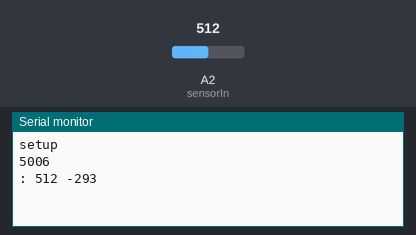
Simulated run of this sketch. Board: Arduino Leonardo, built with avr-gcc and run on an emulated ATmega32U4. On the bench: the last lines printed to the serial monitor. The inputs (shaded band) are chosen by the test bench; at power-on: A2 (sensorIn) = 512.

Above: at 1.2 s.
1.3 s: A2 (sensorIn) set to 716
At 2.18 s:
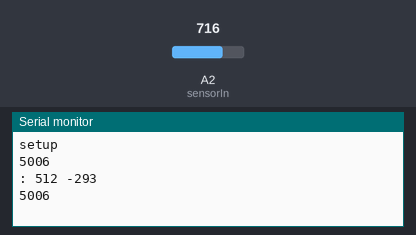
2.8 s: A2 (sensorIn) set to 900
At 5.4 s:
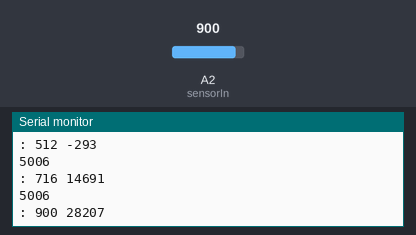
Timing chart, 0 to 6.9 s (numbered marks = the images above; inputs shaded):
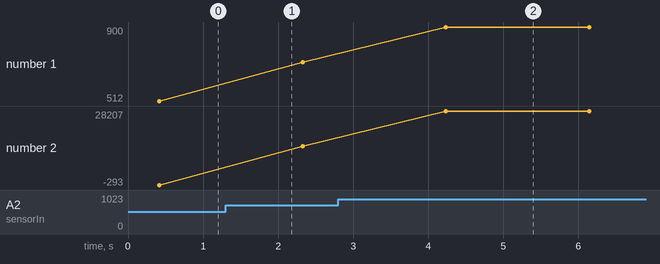

Measured:
- after the input at 2.8 s, the serial monitor: prints a new line after 1.4 s (image 2)
- plotted number 1: 512 → 716 after the input at 1.3 s, 716 → 900 after the input at 2.8 s
- plotted number 2: -293 → 14691 after the input at 1.3 s, 14691 → 28207 after the input at 2.8 s

The sketch:

Current_Examples.ino
```cpp
const int sensorIn = A2;

void setup(){
  Serial.begin(57600);
  while (!Serial) {
    ; // wait for serial port to connect. Needed for Leonardo only
  }

  Serial.println(F("setup"));
  pinMode(sensorIn, INPUT);
}

void loop(){

  Serial.println(readInternalVcc());

  //float amps = acs712AcAmps(66, sensorIn);
  // 5110mV is voltage of my MBP with Leonardo USB, 513mV (or 528?) for no load
  //int mAmps = pololuAcs715DcMilliAmps(A0, 5110, 513 /*528*/ );
  //int mAmps = acs712DcMilliAmps(A0, 66, 5110, 512 /* 510, 511 */ );
  //float amps = pololuAcs709DcAmps();
  int mAmps = pololuAcs711DcMilliAmps(A2, 5110, 516 );

  Serial.print(" ");
  Serial.println(mAmps);
  Serial.println();

//  Serial.print(amps);
//  Serial.println(" Amps ");
  delay(1500);
}

int sampleAnalogRead(int analogInputPin, int sampleSize, int delayPeriod) {
  long rawValue = 0;
  int in = 0;
  for (int i = 0; i < sampleSize; i++) {
    in = analogRead(analogInputPin);
    //Serial.print(" ");
    //Serial.print(in);
    rawValue += in;
    delay(delayPeriod);
  }
  int rawValueAvg = (long) rawValue / sampleSize;
  Serial.print(": ");
  Serial.print(rawValueAvg);
  return rawValueAvg;
}

// use 185 for 5A, 100 for 20A Module and 66 for 30A Module
// ACS712 - Allegro Microsystems
// use 185 for 5A, 100 for 20A Module and 66 for 30A Module
// 'borrowed' from http://circuits4you.com/2016/05/13/arduino-asc712-current/
int acs712DcMilliAmps(int analogInputPin, int mVPerAmp, int mVReference, int zeroLoadOffset)
{
  int rawValue = sampleAnalogRead(analogInputPin, 40, 10);
  //Serial.println(rawValue);
  float voltage = ((rawValue - zeroLoadOffset) / 1024.0) * mVReference * 1000;
  return voltage / mVPerAmp;
}

// 5 A wasnt too precise, 30A with a AC load of 1.45 A pretty good
// however both show a load even if nothing is connected
// use 185 for 5A, 100 for 20A Module and 66 for 30A Module
// 'borrowed' from http://circuits4you.com/2016/05/13/ac-current-measurement-acs712/
float acs712AcAmps(int mVPerAmp, int analogInputPin)
{
  float voltage = getVPP(analogInputPin);
  Serial.println(voltage);
  float vrms = (voltage/2.0) *0.707;  //root 2 is 0.707
  return (vrms * 1000)/mVPerAmp;
}

float getVPP(int analogInputPin)
{
  float result;
  int readValue;             //value read from the sensor
  int maxValue = 0;          // store max value here
  int minValue = 1024;          // store min value here

  uint32_t start_time = millis();
  while((millis()-start_time) < 1000) //sample for 1 Sec
  {
    readValue = analogRead(analogInputPin);
    // see if you have a new maxValue
    if (readValue > maxValue)
    {
      /*record the maximum sensor value*/
      maxValue = readValue;
    }
    if (readValue < minValue)
    {
      /*record the minimum sensor value*/
      minValue = readValue;
    }
  }

  // Subtract min from max
  result = ((maxValue - minValue) * 5.0)/1024.0;

  return result;
}

// https://www.pololu.com/product/1186
int pololuAcs715DcMilliAmps(int analogInputPin, int mVReference, int zeroLoadOffset) {

  // reference voltage, should be 5 V, but can vary a bit
  // with my MacBookPro and Leonardo via USB it is 5110
  //const int mVReference = 5110;

  // 133 mV / Amp, depending on mVRef?
  const int mVperAmp = 133;

  // ~103 analogread without load
  // offset 500 when Vin is 5V, unclear but according to datasheet it might be mVRef * 0.1
  // measure Vout of sensor against GND
  // 528 on my Arduino USB with MBP
  //const int zeroLoadOffset = 528;

  int sensorValue = sampleAnalogRead(analogInputPin, 40, 10);
  int milliAmps = (((long)sensorValue * mVReference / 1024) - zeroLoadOffset ) * 1000 / mVperAmp;
  return milliAmps;
}

float pololuAcs709DcAmps() {

  float aRef = 3.28; //4.98; // AREF voltage measured with accurate volt meter
  float amps;

  Serial.print("analogRead: ");
   Serial.println(analogRead(A0));

  amps = (analogRead(A0) * aRef / 1023.0 - (aRef / 2)) / 0.028;
  return amps;
}

// https://www.pololu.com/product/2452
int pololuAcs711DcMilliAmps(int analogInputPin, int mVReference, int zeroLoadOffset) {

  // reference voltage, should be 5 V, but can vary a bit
  // with my MacBookPro and Leonardo via USB it is 5110
  //const int mVReference = 5110;

  // 36.7 * (voltage / mVReference) - 18.3

  // 136 mV / Amp for +/- 15 A version, depending on mVRef
  // 68 mV / Amp for +/- 31 A version, depending on mVRef
  const int mVperAmp = 68 ;

  int rawValue = sampleAnalogRead(analogInputPin, 40, 10);
  float voltage = ((rawValue - zeroLoadOffset) / 1023.0) * mVReference;
  float mamps = voltage / mVperAmp;
  return (int) (mamps * 1000);
}

long readInternalVcc() {

  long result;
  ADMUX = _BV(REFS0) | _BV(MUX3) | _BV(MUX2) | _BV(MUX1);
  delay(2);                                                    // Wait for Vref to settle
  ADCSRA |= _BV(ADSC);                                         // Convert
  while (bit_is_set(ADCSRA,ADSC));
  result = ADCL;
  result |= ADCH<<8;
  result = 1126400L / result;                                  // Back-calculate AVcc in mV
  return result;
}
```
